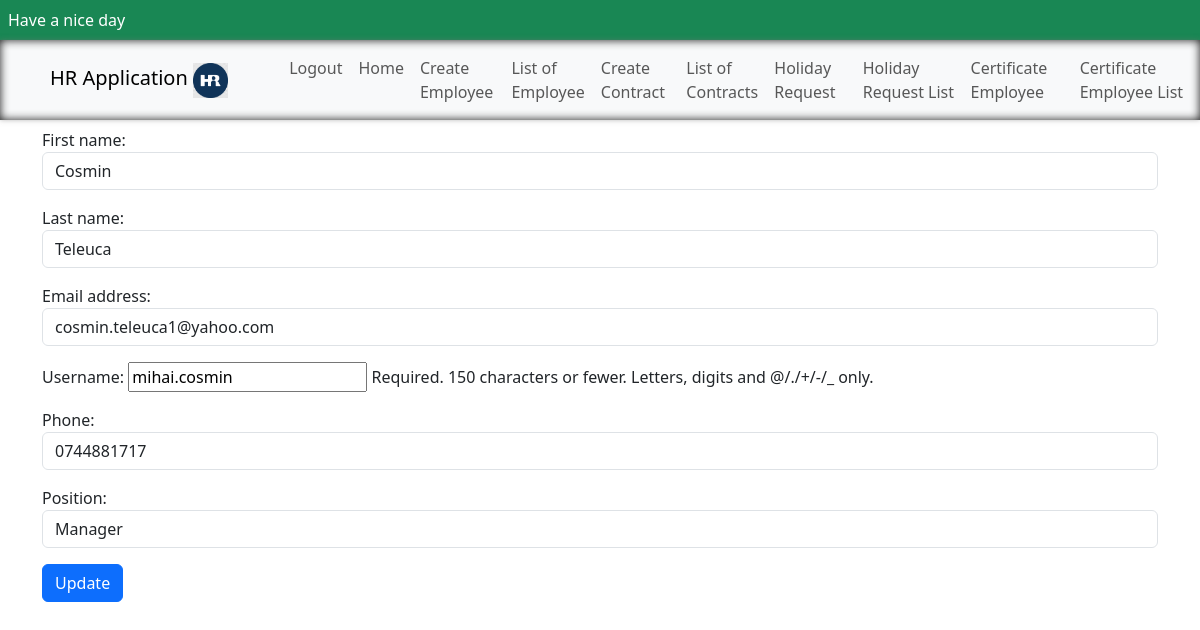
Page /update_employee/3/ (signed in) on the committed database.
### documents/models.py (models this page shows)
class Employee(AbstractUser):
    POSITION = (
        ("employee", "Employee"),
        ("hr", "Human Resource"),
        ("manager", "Manager"),
    )
    phone = models.CharField(max_length=20)
    position = models.CharField(max_length=50, choices=POSITION)

### documents/views.py (the view)
# urls.py: path('update_employee/<int:pk>/', views.EmployeeUpdateView.as_view(), name='update_employee'),
class EmployeeUpdateView(LoginRequiredMixin, UserPassesTestMixin, UpdateView):
    template_name = 'employee/update_employee.html'
    model = Employee
    form_class = EmployeeUpdateForm
    success_url = reverse_lazy('list_of_employee')
    permission_requierd = 'employee.change_employee'
    def test_func(self):
        return self.request.user.position == 'hr' or self.request.user.is_superuser

### documents/forms.py
class EmployeeUpdateForm(forms.ModelForm):
    class Meta:
        model = Employee
        fields = ['first_name', 'last_name', 'email', 'username', 'phone', 'position']
    def __init__(self, *args, **kwargs):
        super().__init__(*args, **kwargs)
        self.fields['first_name'].widget.attrs.update(
            {'class': 'form-control', 'placeholder': 'Please enter your first name'})
        self.fields['last_name'].widget.attrs.update(
            {'class': 'form-control', 'placeholder': 'Please enter your last name'})
        self.fields['email'].widget.attrs.update({'class': 'form-control', 'placeholder': 'Please enter your email'})
        self.fields['phone'].widget.attrs.update({'class': 'form-control', 'placeholder': 'Please enter your phone'})
        self.fields['position'].widget.attrs.update(
            {'class': 'form-control', 'placeholder': 'Please enter your position'})
        self.fields['first_name'].widget.attrs.update(
            {'class': 'form-control', 'placeholder': 'Please enter your first name'})

### templates/Employee/update_employee.html (shortened to what this page needs)
{% extends 'base.html' %}
{% load static %}
{% block content %}
<form method="post">
    {{ form.as_p }}
    <button type="submit" class="btn btn-primary">Update</button>
</form>
{% endblock %}

### static/css/my_style.css (style rules this page uses)
#background_image { background-image: url("/static/images/HRoffice2.png"); background-size: cover; background-repeat: no-repeat; background-attachment: fixed; }

### rows in the picture
Employee: first_name "Cosmin", last_name "Teleuca", email "cosmin.teleuca1@yahoo.com", username "mihai.cosmin", phone "0744881717", position "Manager"
